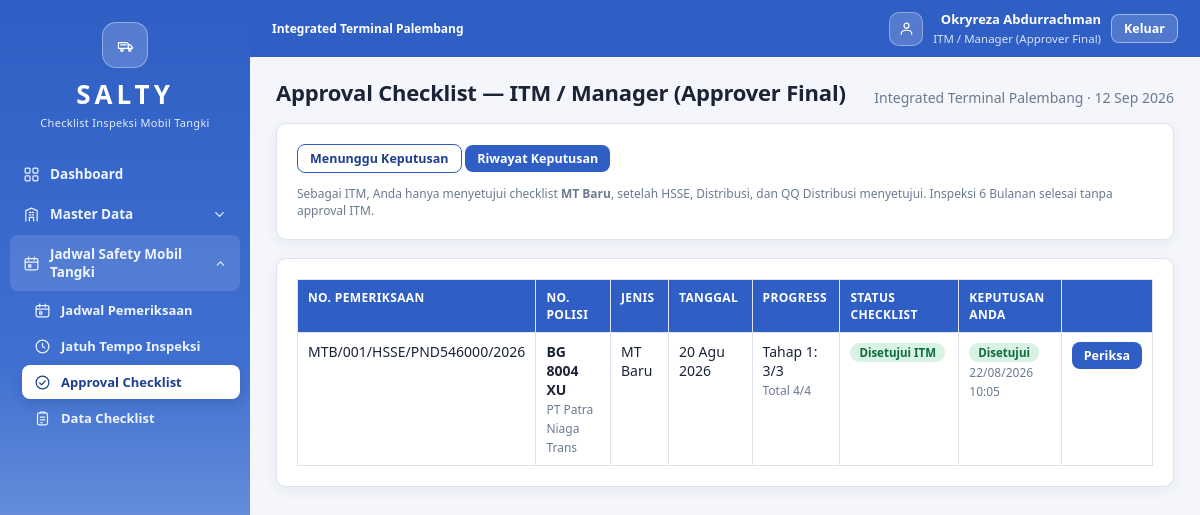
Page /approvals.php?tab=riwayat (signed in) on the committed database.
### tables this page shows
CREATE TABLE inspection_approvals (
  id            INT AUTO_INCREMENT PRIMARY KEY,
  inspection_id INT NOT NULL,
  role          ENUM('hsse','distribusi','qq','itm') NOT NULL,
  level         TINYINT NOT NULL DEFAULT 1,
  status        ENUM('menunggu','disetujui','ditolak') NOT NULL DEFAULT 'menunggu',
  user_id       INT DEFAULT NULL,
  catatan       VARCHAR(255) DEFAULT NULL,
  acted_at      DATETIME DEFAULT NULL,
  CONSTRAINT fk_app_insp FOREIGN KEY (inspection_id) REFERENCES inspections(id) ON DELETE CASCADE,
  CONSTRAINT fk_app_user FOREIGN KEY (user_id)       REFERENCES users(id)       ON DELETE SET NULL,
  UNIQUE KEY uq_insp_role (inspection_id, role)
);

CREATE TABLE inspections (
  id              INT AUTO_INCREMENT PRIMARY KEY,
  no_pemeriksaan  VARCHAR(60) NOT NULL UNIQUE,
  schedule_id     INT DEFAULT NULL,
  vehicle_id      INT NOT NULL,
  form_type       ENUM('baru','6bulanan') NOT NULL,
  tgl_pemeriksaan DATE NOT NULL,
  tgl_terakhir    DATE DEFAULT NULL,
  inspector_id    INT DEFAULT NULL,
  nama_amt        VARCHAR(100) DEFAULT NULL,
  umur_amt        SMALLINT DEFAULT NULL,
  sim_amt         VARCHAR(60) DEFAULT NULL,
  nota_temuan     TEXT DEFAULT NULL,
  hasil_akhir     ENUM('','OK','NOT OK') NOT NULL DEFAULT '',
  status          ENUM('draft','diajukan','approve_sebagian','disetujui','ditolak')
                  NOT NULL DEFAULT 'draft',
  submitted_at    DATETIME DEFAULT NULL,
  finalized_at    DATETIME DEFAULT NULL,
  created_at      TIMESTAMP DEFAULT CURRENT_TIMESTAMP,
  CONSTRAINT fk_insp_vehicle  FOREIGN KEY (vehicle_id)  REFERENCES vehicles(id)  ON DELETE CASCADE,
  CONSTRAINT fk_insp_schedule FOREIGN KEY (schedule_id) REFERENCES schedules(id) ON DELETE SET NULL,
  CONSTRAINT fk_insp_user     FOREIGN KEY (inspector_id) REFERENCES users(id)    ON DELETE SET NULL,
  INDEX idx_status (status)
);

CREATE TABLE vehicles (
  id                 INT AUTO_INCREMENT PRIMARY KEY,
  no_polisi          VARCHAR(30)  NOT NULL UNIQUE,
  no_chasis          VARCHAR(60)  DEFAULT NULL,
  transporter_id     INT DEFAULT NULL,
  merk               VARCHAR(80)  DEFAULT NULL,
  tahun              SMALLINT     DEFAULT NULL,
  pabrikan_tangki    VARCHAR(100) DEFAULT NULL,
  kapasitas_kl       DECIMAL(6,2) DEFAULT NULL,
  jenis_tangki       ENUM('rigid','semi_trailer','gandengan') DEFAULT 'rigid',
  bahan_tangki       VARCHAR(60)  DEFAULT NULL,
  produk             VARCHAR(60)  DEFAULT NULL,
  stnk_no            VARCHAR(60)  DEFAULT NULL,
  stnk_berlaku       DATE DEFAULT NULL,
  keur_no            VARCHAR(60)  DEFAULT NULL,
  keur_berlaku       DATE DEFAULT NULL,
  tera_berlaku       DATE DEFAULT NULL,
  foto_depan         VARCHAR(255) DEFAULT NULL,
  foto_belakang      VARCHAR(255) DEFAULT NULL,
  foto_kanan         VARCHAR(255) DEFAULT NULL,
  foto_kiri          VARCHAR(255) DEFAULT NULL,
  doc_stnk           VARCHAR(255) DEFAULT NULL,
  doc_keur           VARCHAR(255) DEFAULT NULL,
  doc_tera           VARCHAR(255) DEFAULT NULL,
  status             ENUM('aktif','off','nonaktif') NOT NULL DEFAULT 'aktif',
  last_inspection    DATE DEFAULT NULL,    
  next_inspection    DATE DEFAULT NULL,    
  created_at         TIMESTAMP DEFAULT CURRENT_TIMESTAMP,
  CONSTRAINT fk_veh_transporter FOREIGN KEY (transporter_id)
    REFERENCES transporters(id) ON DELETE SET NULL
);

CREATE TABLE transporters (
  id        INT AUTO_INCREMENT PRIMARY KEY,
  nama      VARCHAR(150) NOT NULL,
  telepon   VARCHAR(50) DEFAULT NULL,
  alamat    VARCHAR(255) DEFAULT NULL
);

### includes/auth.php (called while the page is built, shortened)
<?php
require_once __DIR__ . '/../config/config.php';
function user(): ?array
{
    return $_SESSION['user'] ?? null;
}
function role(): string
{
    return user()['role'] ?? '';
}

### config/config.php (called while the page is built, shortened)
<?php
function db(): mysqli
{
    static $conn = null;
    if ($conn === null) {
        try {
            $conn = new mysqli(DB_HOST, DB_USER, DB_PASS, DB_NAME, DB_PORT);
            $conn->set_charset('utf8mb4');
        } catch (Throwable $e) {
            die('<h3 style="font-family:sans-serif">Koneksi database gagal.</h3>'
                . '<p style="font-family:sans-serif">Periksa <code>config/config.php</code>. Detail: '
                . htmlspecialchars($e->getMessage()) . '</p>');
        }
    }
    return $conn;
}
function q(string $sql, array $params = [], string $types = ''): array
{
    $stmt = db()->prepare($sql);
    if ($params) {
        $types = $types ?: str_repeat('s', count($params));
        $stmt->bind_param($types, ...$params);
    }
    $stmt->execute();
    $res = $stmt->get_result();
    $rows = $res ? $res->fetch_all(MYSQLI_ASSOC) : [];
    return $rows;
}
function q1(string $sql, array $params = [], string $types = ''): ?array
{
    $rows = q($sql, $params, $types);
    return $rows[0] ?? null;
}

### approvals.php (the view, shortened to what this page needs)
<?php
require_once __DIR__ . '/includes/layout.php';
$tab = $_GET['tab'] ?? 'menunggu';
if ($tab === 'riwayat') {
    $rows = q('SELECT i.*, v.no_polisi, t.nama AS transportir, a.status AS my_status, a.acted_at, a.catatan
               FROM inspection_approvals a
               JOIN inspections i ON i.id = a.inspection_id
               JOIN vehicles v ON v.id = i.vehicle_id
               LEFT JOIN transporters t ON t.id = v.transporter_id
               WHERE a.role = ? AND a.status <> "menunggu"
               ORDER BY a.acted_at DESC', [role()]);
}
layout_start('Approval Checklist — ' . (ROLE_LABELS[role()] ?? ''));
?>
<div class="card">
  <a class="btn btn-sm <?= $tab === 'menunggu' ? '' : 'btn-outline' ?>" href="?tab=menunggu">Menunggu Keputusan</a>
  <a class="btn btn-sm <?= $tab === 'riwayat' ? '' : 'btn-outline' ?>" href="?tab=riwayat">Riwayat Keputusan</a>
  <?php if (role() === 'itm'): ?>
    <p class="muted small" style="margin-bottom:0">Sebagai ITM, Anda hanya menyetujui checklist <b>MT Baru</b>, setelah HSSE, Distribusi, dan QQ Distribusi menyetujui. Inspeksi 6 Bulanan selesai tanpa approval ITM.</p>
  <?php endif; ?>
</div>
<div class="card">
  <div class="table-wrap">
    <table>
      <thead><tr><th>No. Pemeriksaan</th><th>No. Polisi</th><th>Jenis</th><th>Tanggal</th>
        <th>Progress</th><th>Status Checklist</th><th><?= $tab === 'riwayat' ? 'Keputusan Anda' : 'Diajukan' ?></th><th></th></tr></thead>
      <tbody>
      <?php foreach ($rows as $r): ?>
        <?php
          $done = (int)(q1('SELECT COUNT(*) n FROM inspection_approvals WHERE inspection_id=? AND status="disetujui"', [(int)$r['id']])['n'] ?? 0);
          $l1 = (int)(q1('SELECT COUNT(*) n FROM inspection_approvals WHERE inspection_id=? AND level=1 AND status="disetujui"', [(int)$r['id']])['n'] ?? 0);
        ?>
        <tr>
          <td><?= e($r['no_pemeriksaan']) ?></td>
          <td><b><?= e($r['no_polisi']) ?></b><br><span class="muted small"><?= e($r['transportir'] ?: '') ?></span></td>
          <td><?= e(form_label($r['form_type'])) ?></td>
          <td><?= tgl($r['tgl_pemeriksaan']) ?></td>
          <?php $total = needs_itm($r['form_type']) ? 4 : 3; ?>
          <td>Tahap 1: <?= $l1 ?>/3<br><span class="muted small">Total <?= $done ?>/<?= $total ?></span></td>
          <td><?= status_badge($r['status']) ?></td>
          <td>
            <?php if ($tab === 'riwayat'): ?>
              <span class="badge badge-<?= $r['my_status'] === 'disetujui' ? 'green' : 'red' ?>"><?= e(ucfirst($r['my_status'])) ?></span>
              <br><span class="muted small"><?= $r['acted_at'] ? date('d/m/Y H:i', strtotime($r['acted_at'])) : '' ?></span>
            <?php else: ?>
              <?= $r['submitted_at'] ? date('d/m/Y H:i', strtotime($r['submitted_at'])) : '-' ?>
            <?php endif; ?>
          </td>
          <td><a class="btn btn-sm" href="inspection_view.php?id=<?= (int)$r['id'] ?>">Periksa</a></td>
        </tr>
      <?php endforeach; ?>
      </tbody>
    </table>
  </div>
</div>

### includes/helpers.php (shortened to what this page needs)
<?php
require_once __DIR__ . '/../config/config.php';
function e($v): string
{
    return htmlspecialchars((string)$v, ENT_QUOTES, 'UTF-8');
}
function tgl(?string $d, bool $withDay = false): string
{
    $bulan = ['', 'Jan', 'Feb', 'Mar', 'Apr', 'Mei', 'Jun', 'Jul', 'Agu', 'Sep', 'Okt', 'Nov', 'Des'];
    $t = strtotime($d);
    return date('d', $t) . ' ' . $bulan[(int)date('n', $t)] . ' ' . date('Y', $t);
}
function form_label(string $t): string
{
    return $t === 'baru' ? 'MT Baru' : 'Inspeksi 6 Bulanan';
}
function status_badge(string $status): string
{
    $map = [
        'draft'            => ['Draft', 'gray'],
        'diajukan'         => ['Menunggu Approval', 'amber'],
        'approve_sebagian' => ['Approval Sebagian', 'blue'],
        'disetujui'        => ['Disetujui ITM', 'green'],
        'ditolak'          => ['Ditolak', 'red'],
    ];
    [$label, $color] = $map[$status] ?? [$status, 'gray'];
    return '<span class="badge badge-' . $color . '">' . e($label) . '</span>';
}
function needs_itm(string $formType): bool
{
    return $formType === 'baru';
}

### assets/style.css (style rules this page uses)
:root { --bg: #f4f6fb; --surface: #ffffff; --ink: #1b2436; --muted: #6b7a90; --line: #dde4ee; --brand: #2f5fc4; --brand-dark: #1e3f8f; --accent: #5b6ee0; --violet: #7b57d8; --gold: #e08a1e; --green: #23a455; --amber: #b45309; --blue: #2f5fc4; --gradient-brand: linear-gradient(120deg, #2f5fc4 0%, #5b6ee0 55%, #7b57d8 100%); --gradient-side: linear-gradient(180deg, #2f5fc4 0%, #3f6fd0 45%, #a8c2ea 100%); --radius: 10px; }
* { box-sizing: border-box; }
body { margin: 0; font-family: "Segoe UI", system-ui, -apple-system, sans-serif; background: var(--bg); color: var(--ink); font-size: 14px; }
a { color: var(--brand); text-decoration: none; }
.muted { color: var(--muted); }
.small { font-size: 12px; }
.card { background: var(--surface); border: 1px solid var(--line); border-radius: var(--radius); padding: 20px; margin-bottom: 18px; box-shadow: 0 4px 14px rgba(25,45,90,.06); }
table { width: 100%; border-collapse: collapse; }
th, td { padding: 9px 10px; border: 1px solid var(--line); text-align: left; vertical-align: top; }
th { background: var(--brand); color: #fff; font-size: 12px; text-transform: uppercase; letter-spacing: .03em; }
.table-wrap { overflow-x: auto; }
.btn { display: inline-flex; align-items: center; justify-content: center; gap: 6px; padding: 9px 16px; border-radius: 8px; border: 0; background: var(--brand); color: #fff; font: inherit; font-weight: 600; cursor: pointer; }
.btn-sm { padding: 5px 12px; font-size: 12.5px; }
.btn-outline { background: #fff; color: var(--brand-dark); border: 1px solid var(--brand); }
.badge { display: inline-block; padding: 2px 9px; border-radius: 20px; font-size: 11.5px; font-weight: 600; white-space: nowrap; }
.badge-green { background: #d8f3e3; color: #0f6b3c; }

### rows in the picture
inspection_approvals: inspection.no_pemeriksaan "MTB/001/HSSE/PND546000/2026", vehicles.no_polisi "BG 8004 XU", transporters.nama "PT Patra Niaga Trans", inspection.form_type "MT Baru", inspection.tgl_pemeriksaan "20 Agu 2026", l1 "3", done "4", inspection.form_type "4", status "Disetujui", acted_at "22/08/2026 10:05"

### other values in the picture
$gtitle "Master Data"
$gtitle "Jadwal Safety Mobil Tangki"
$label "Jadwal Pemeriksaan"
$label "Jatuh Tempo Inspeksi"
$label "Approval Checklist"
$label "Data Checklist"
APP_TERMINAL "Integrated Terminal Palembang"
user()['nama'] "Okryreza Abdurrachman"
ROLE_LABELS[role()] "ITM / Manager (Approver Final)"
$title "Approval Checklist — ITM / Manager (Approver Final)"
